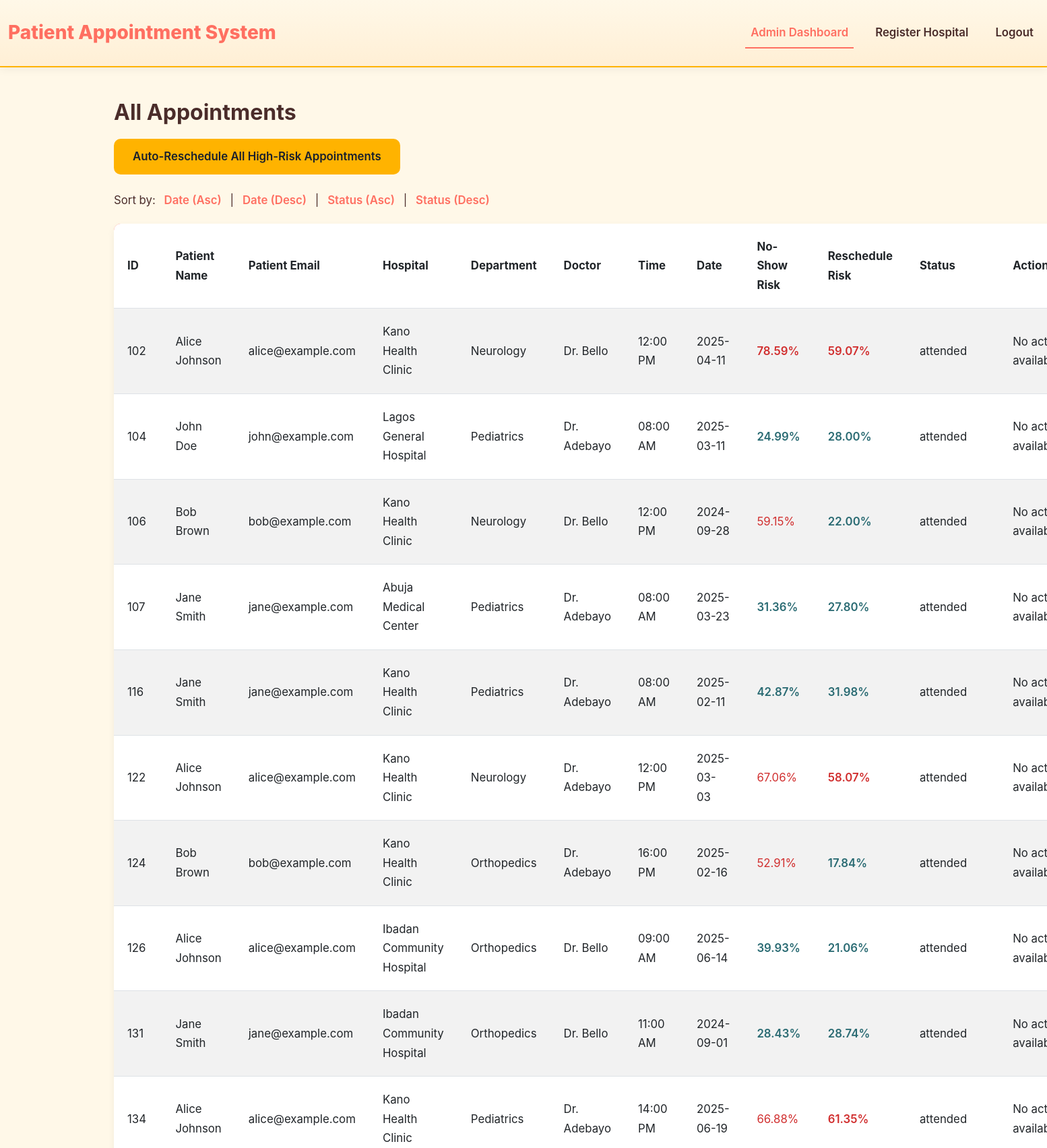
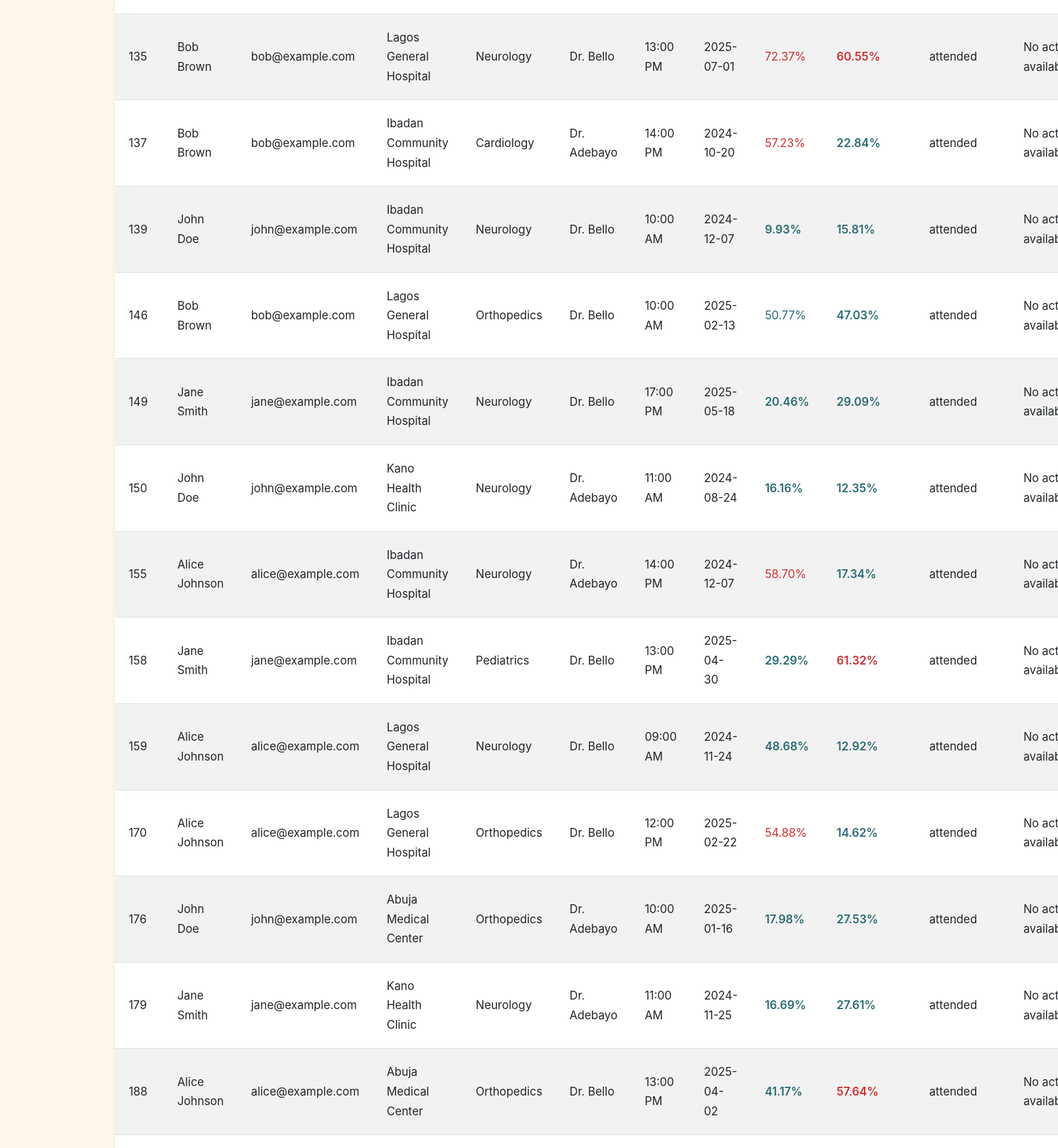
The page /admin?sort_by=status&sort_order=asc (signed in, upper part) on the database its author committed (2 pictures, top to bottom).
### tables this page shows
CREATE TABLE appointments 
                 (id INTEGER PRIMARY KEY AUTOINCREMENT, patient_id INTEGER, hospital_id INTEGER, department_id INTEGER, 
                  doctor_id INTEGER, slot_time TEXT, date TEXT, booking_date TEXT, no_show_prob REAL, reschedule_prob REAL, status TEXT,
                  FOREIGN KEY (patient_id) REFERENCES users(id),
                  FOREIGN KEY (hospital_id) REFERENCES hospitals(id),
                  FOREIGN KEY (department_id) REFERENCES departments(id),
                  FOREIGN KEY (doctor_id) REFERENCES doctors(id));

CREATE TABLE users 
                 (id INTEGER PRIMARY KEY AUTOINCREMENT, name TEXT, email TEXT UNIQUE, phone TEXT, password TEXT, role TEXT, age INTEGER);

CREATE TABLE hospitals 
                 (id INTEGER PRIMARY KEY AUTOINCREMENT, name TEXT, location TEXT);

CREATE TABLE departments 
                 (id INTEGER PRIMARY KEY AUTOINCREMENT, hospital_id INTEGER, name TEXT,
                  FOREIGN KEY (hospital_id) REFERENCES hospitals(id));

CREATE TABLE doctors 
                 (id INTEGER PRIMARY KEY AUTOINCREMENT, hospital_id INTEGER, department_id INTEGER, name TEXT, schedule TEXT, gender TEXT,
                  FOREIGN KEY (hospital_id) REFERENCES hospitals(id),
                  FOREIGN KEY (department_id) REFERENCES departments(id));

### app.py (the view)
@app.route('/admin')
@login_required('admin')
def admin_dashboard():
    sort_by = request.args.get('sort_by', 'date')
    sort_order = request.args.get('sort_order', 'desc')
    query = """
    SELECT a.id, u.name, u.email, h.name AS hospital_name, d.name AS department_name, doc.name AS doctor_name,
           a.slot_time, a.date, a.no_show_prob, a.reschedule_prob, a.status
    FROM appointments a
    JOIN users u ON a.patient_id = u.id
    JOIN hospitals h ON a.hospital_id = h.id
    JOIN departments d ON a.department_id = d.id
    JOIN doctors doc ON a.doctor_id = doc.id
    """
    if sort_by in ['date', 'status']:
        query += f" ORDER BY {sort_by} {'ASC' if sort_order == 'asc' else 'DESC'}"
    appointments = query_db(query)
    formatted_appointments = [
        [
            appt['id'], appt['name'], appt['email'], appt['hospital_name'], appt['department_name'],
            appt['doctor_name'], appt['slot_time'], appt['date'],
            f"{float(appt['no_show_prob']) if appt['no_show_prob'] is not None else 0.0:.2f}",
            f"{float(appt['reschedule_prob']) if appt['reschedule_prob'] is not None else 0.0:.2f}",
            appt['status']
        ]
        for appt in appointments
    ]
    return render_template('admin.html', appointments=formatted_appointments)

### app.py (called while the page is built)
def login_required(role=None):
    def wrapper(fn):
        @wraps(fn)
        def decorated_view(*args, **kwargs):
            if not session.get('user_id'):
                flash("Please log in to access this page.", "danger")
                return redirect(url_for('login'))
            if role and session.get('role') != role:
                flash("You do not have permission to access this page.", "danger")
                if session.get('role') == 'patient':
                    return redirect(url_for('patient_dashboard'))
                elif session.get('role') == 'admin':
                    return redirect(url_for('admin_dashboard'))
            return fn(*args, **kwargs)
        return decorated_view
    return wrapper

def get_sqlite_conn():
    conn = sqlite3.connect("database.db")
    conn.row_factory = sqlite3.Row
    return conn

def query_db(query, args=(), one=False, commit=False, return_id=False):
    conn = get_sqlite_conn()
    try:
        c = conn.cursor()
        c.execute(query, args)
        if commit:
            conn.commit()
            if return_id:
                return c.lastrowid
        else:
            rv = c.fetchall()
            if rv:
                columns = [desc[0] for desc in c.description]
                rv = [dict(zip(columns, row)) for row in rv]
                return rv[0] if one else rv
            return None if one else []
    except sqlite3.IntegrityError as e:
        if commit:
            conn.rollback()  # Roll back transaction on error
            raise e
        return None if one else []
    finally:
        conn.close()

### templates/admin.html (shortened to what this page needs)
<!DOCTYPE html>
<html lang="en">
<head>
    <link href="https://cdn.jsdelivr.net/npm/bootstrap@5.3.0/dist/css/bootstrap.min.css" rel="stylesheet">
    <link rel="stylesheet" href="{{ url_for('static', filename='css/style.css') }}">
</head>
<body>
    <nav class="navbar navbar-expand-lg">
        <div class="container-fluid">
            <a class="navbar-brand" href="{{ url_for('index') }}">Patient Appointment System</a>
            <div class="collapse navbar-collapse" id="navbarNav">
                <ul class="navbar-nav ms-auto">
                    <li class="nav-item">
                        <a class="nav-link {% if request.endpoint == 'admin_dashboard' %}active{% endif %}" href="{{ url_for('admin_dashboard') }}">Admin Dashboard</a>
                    </li>
                    <li class="nav-item">
                        <a class="nav-link {% if request.endpoint == 'hospital_register' %}active{% endif %}" href="{{ url_for('hospital_register') }}">Register Hospital</a>
                    </li>
                    <li class="nav-item">
                        <a class="nav-link" href="{{ url_for('logout') }}">Logout</a>
                    </li>
                </ul>
            </div>
        </div>
    </nav>
    <div class="container">
        <h2>All Appointments</h2>
        <form action="{{ url_for('auto_reschedule_all') }}" method="POST" class="mb-4">
            <button type="submit" class="btn btn-warning">Auto-Reschedule All High-Risk Appointments</button>
        </form>
        <p>Sort by:
            <a href="{{ url_for('admin_dashboard', sort_by='date', sort_order='asc') }}">Date (Asc)</a> |
            <a href="{{ url_for('admin_dashboard', sort_by='date', sort_order='desc') }}">Date (Desc)</a> |
            <a href="{{ url_for('admin_dashboard', sort_by='status', sort_order='asc') }}">Status (Asc)</a> |
            <a href="{{ url_for('admin_dashboard', sort_by='status', sort_order='desc') }}">Status (Desc)</a>
        </p>
        <table class="table table-striped">
            <thead>
                <tr>
                    <th>ID</th>
                    <th>Patient Name</th>
                    <th>Patient Email</th>
                    <th>Hospital</th>
                    <th>Department</th>
                    <th>Doctor</th>
                    <th>Time</th>
                    <th>Date</th>
                    <th>No-Show Risk</th>
                    <th>Reschedule Risk</th>
                    <th>Status</th>
                    <th>Actions</th>
                </tr>
            </thead>
            <tbody>
                {% for appt in appointments %}
                <tr>
                    <td>{{ appt[0] }}</td>
                    <td>{{ appt[1] }}</td>
                    <td>{{ appt[2] }}</td>
                    <td>{{ appt[3] }}</td>
                    <td>{{ appt[4] }}</td>
                    <td>{{ appt[5] }}</td>
                    <td>{{ appt[6] }}</td>
                    <td>{{ appt[7] }}</td>
                    <td{% if (appt[8] | float | default(0)) > 75 %} class="high-risk"{% elif (appt[8] | float | default(0)) <= 50 %} class="low-risk"{% endif %} style="color: {% if (appt[8] | float | default(0)) > 51 %}#d12f2f{% else %}#2a6b73{% endif %}">
                        {{ appt[8] | default('0.00') }}%
                    </td>
                    <td{% if (appt[9] | float | default(0)) > 55 %} class="high-risk"{% elif (appt[9] | float | default(0)) <= 55 %} class="low-risk"{% endif %} style="color: {% if (appt[9] | float | default(0)) > 55 %}#d12f2f{% else %}#2a6b73{% endif %}">
                        {{ appt[9] | default('0.00') }}%
                    </td>
                    <td>{{ appt[10] }}</td>
                    <td>
                        {% if appt[10] in ['scheduled', 'rescheduled'] %}
                            <div class="btn-container">
                                <form action="{{ url_for('mark_attended', appt_id=appt[0]) }}" method="POST" style="display:inline;">
                                    <button type="submit" class="btn btn-success btn-sm" title="Mark as Attended">Attended</button>
                                </form>
                                <form action="{{ url_for('reschedule', appt_id=appt[0]) }}" method="POST" style="display:inline;">
                                    <input type="date" name="date" required class="form-control d-inline-block">
                                    <input type="text" name="time" placeholder="e.g., 10:00 AM" required class="form-control d-inline-block">
                                    <button type="submit" class="btn btn-primary btn-sm" title="Reschedule Appointment">Reschedule</button>
                                </form>
                                <button class="btn btn-warning btn-sm auto-reschedule-btn" data-appt-id="{{ appt[0] }}" title="Auto-Reschedule Appointment">Auto</button>
                                <form action="{{ url_for('close_appt', appt_id=appt[0]) }}" method="POST" style="display:inline;">
                                    <button type="submit" class="btn btn-danger btn-sm" title="Close Appointment">Close</button>
                                </form>
                            </div>
                        {% else %}
                            <span>No actions available</span>
                        {% endif %}
                    </td>
                </tr>
                {% endfor %}
            </tbody>
        </table>
    </div>
</body>
</html>

### static/css/style.css (style rules this page uses)
* { margin: 0; padding: 0; box-sizing: border-box; }
body { font-family: 'Inter', -apple-system, BlinkMacSystemFont, 'Segoe UI', Roboto, sans-serif; line-height: 1.7; color: #4A2C2A; background-color: #FFF8E8; min-height: 100vh; }
h1, h2, h3, h4 { font-weight: 700; color: #4A2C2A; }
h2 { font-size: 2rem; margin-bottom: 1.25rem; }
p { margin-bottom: 1.25rem; font-size: 1.05rem; }
.navbar { background: linear-gradient(to bottom, #FFF8E8, #FFEFD5); box-shadow: 0 4px 12px rgba(0, 0, 0, 0.05); padding: 1.25rem 0; border-bottom: 2px solid #FFB300; }
.navbar-brand { font-size: 1.75rem; font-weight: 800; color: #FF6F61; transition: color 0.3s ease; }
.navbar-nav .nav-link { color: #4A2C2A; font-weight: 600; font-size: 1.05rem; margin-left: 1.5rem; transition: color 0.3s ease; }
.navbar-nav .nav-link.active { color: #FF6F61; border-bottom: 2px solid #FF6F61; }
.container { max-width: 1280px; margin: 3rem auto; padding: 0 2rem; background-color: #FFF8E8; border-radius: 10px; }
.btn { border-radius: 10px; padding: 0.875rem 1.75rem; font-weight: 600; font-size: 1.05rem; transition: all 0.3s ease; border: none; cursor: pointer; }
.btn-warning { background-color: #FFB300; color: #1a202c; }
.table td.high-risk { color: #d12f2f; font-weight: 600; }
.table td.low-risk { color: #2a6b73; font-weight: 600; }
.table { background-color: #FFF8E8; border-radius: 10px; overflow: hidden; box-shadow: 0 4px 12px rgba(0, 0, 0, 0.05); margin-bottom: 2rem; }
.table th, .table td { padding: 1.25rem; vertical-align: middle; font-size: 1.05rem; }
.table thead { background-color: #FF6F61; color: #ffffff; }
.table-striped tbody tr { background-color: #FFF8E8; }
.table-striped tbody tr:nth-of-type(odd) { background-color: #FFEFD5; }
p a { color: #FF6F61; text-decoration: none; font-weight: 600; margin: 0 8px; transition: color 0.3s ease; }

### rows shown on the page
appointments: id "102", name "Alice Johnson", email "alice@example.com", name "Kano Health Clinic", name "Neurology", name "Dr. Bello", slot_time "12:00 PM", date "2025-04-11", no_show_prob "78.59", reschedule_prob "59.07", status "attended", shows "No…"
appointments: id "104", name "John Doe", email "john@example.com", name "Lagos General Hospital", name "Pediatrics", name "Dr. Adebayo", slot_time "08:00 AM", date "2025-03-11", no_show_prob "24.99", reschedule_prob "28.00", status "attended", shows "No…"
appointments: id "106", name "Bob Brown", email "bob@example.com", name "Kano Health Clinic", name "Neurology", name "Dr. Bello", slot_time "12:00 PM", date "2024-09-28", no_show_prob "59.15", reschedule_prob "22.00", status "attended", shows "No…"
appointments: id "107", name "Jane Smith", email "jane@example.com", name "Abuja Medical Center", name "Pediatrics", name "Dr. Adebayo", slot_time "08:00 AM", date "2025-03-23", no_show_prob "31.36", reschedule_prob "27.80", status "attended", shows "No…"
appointments: id "116", name "Jane Smith", email "jane@example.com", name "Kano Health Clinic", name "Pediatrics", name "Dr. Adebayo", slot_time "08:00 AM", date "2025-02-11", no_show_prob "42.87", reschedule_prob "31.98", status "attended", shows "No…"
appointments: id "122", name "Alice Johnson", email "alice@example.com", name "Kano Health Clinic", name "Neurology", name "Dr. Adebayo", slot_time "12:00 PM", date "2025-03-03", no_show_prob "67.06", reschedule_prob "58.07", status "attended", shows "No…"
appointments: id "124", name "Bob Brown", email "bob@example.com", name "Kano Health Clinic", name "Orthopedics", name "Dr. Adebayo", slot_time "16:00 PM", date "2025-02-16", no_show_prob "52.91", reschedule_prob "17.84", status "attended", shows "No…"
appointments: id "126", name "Alice Johnson", email "alice@example.com", name "Ibadan Community Hospital", name "Orthopedics", name "Dr. Bello", slot_time "09:00 AM", date "2025-06-14", no_show_prob "39.93", reschedule_prob "21.06", status "attended", shows "No…"
appointments: id "131", name "Jane Smith", email "jane@example.com", name "Ibadan Community Hospital", name "Orthopedics", name "Dr. Bello", slot_time "11:00 AM", date "2024-09-01", no_show_prob "28.43", reschedule_prob "28.74", status "attended", shows "No…"
appointments: id "134", name "Alice Johnson", email "alice@example.com", name "Kano Health Clinic", name "Pediatrics", name "Dr. Adebayo", slot_time "14:00 PM", date "2025-06-19", no_show_prob "66.88", reschedule_prob "61.35", status "attended", shows "No…"
appointments: id "135", name "Bob Brown", email "bob@example.com", name "Lagos General Hospital", name "Neurology", name "Dr. Bello", slot_time "13:00 PM", date "2025-07-01", no_show_prob "72.37", reschedule_prob "60.55", status "attended", shows "No…"
appointments: id "137", name "Bob Brown", email "bob@example.com", name "Ibadan Community Hospital", name "Cardiology", name "Dr. Adebayo", slot_time "14:00 PM", date "2024-10-20", no_show_prob "57.23", reschedule_prob "22.84", status "attended", shows "No…"
appointments: id "139", name "John Doe", email "john@example.com", name "Ibadan Community Hospital", name "Neurology", name "Dr. Bello", slot_time "10:00 AM", date "2024-12-07", no_show_prob "9.93", reschedule_prob "15.81", status "attended", shows "No…"
appointments: id "146", name "Bob Brown", email "bob@example.com", name "Lagos General Hospital", name "Orthopedics", name "Dr. Bello", slot_time "10:00 AM", date "2025-02-13", no_show_prob "50.77", reschedule_prob "47.03", status "attended", shows "No…"
appointments: id "149", name "Jane Smith", email "jane@example.com", name "Ibadan Community Hospital", name "Neurology", name "Dr. Bello", slot_time "17:00 PM", date "2025-05-18", no_show_prob "20.46", reschedule_prob "29.09", status "attended", shows "No…"
appointments: id "150", name "John Doe", email "john@example.com", name "Kano Health Clinic", name "Neurology", name "Dr. Adebayo", slot_time "11:00 AM", date "2024-08-24", no_show_prob "16.16", reschedule_prob "12.35", status "attended", shows "No…"
appointments: id "155", name "Alice Johnson", email "alice@example.com", name "Ibadan Community Hospital", name "Neurology", name "Dr. Adebayo", slot_time "14:00 PM", date "2024-12-07", no_show_prob "58.70", reschedule_prob "17.34", status "attended", shows "No…"
appointments: id "158", name "Jane Smith", email "jane@example.com", name "Ibadan Community Hospital", name "Pediatrics", name "Dr. Bello", slot_time "13:00 PM", date "2025-04-30", no_show_prob "29.29", reschedule_prob "61.32", status "attended", shows "No…"
appointments: id "159", name "Alice Johnson", email "alice@example.com", name "Lagos General Hospital", name "Neurology", name "Dr. Bello", slot_time "09:00 AM", date "2024-11-24", no_show_prob "48.68", reschedule_prob "12.92", status "attended", shows "No…"
appointments: id "170", name "Alice Johnson", email "alice@example.com", name "Lagos General Hospital", name "Orthopedics", name "Dr. Bello", slot_time "12:00 PM", date "2025-02-22", no_show_prob "54.88", reschedule_prob "14.62", status "attended", shows "No…"
appointments: id "176", name "John Doe", email "john@example.com", name "Abuja Medical Center", name "Orthopedics", name "Dr. Adebayo", slot_time "10:00 AM", date "2025-01-16", no_show_prob "17.98", reschedule_prob "27.53", status "attended", shows "No…"
appointments: id "179", name "Jane Smith", email "jane@example.com", name "Kano Health Clinic", name "Neurology", name "Dr. Adebayo", slot_time "11:00 AM", date "2024-11-25", no_show_prob "16.69", reschedule_prob "27.61", status "attended", shows "No…"
appointments: id "188", name "Alice Johnson", email "alice@example.com", name "Abuja Medical Center", name "Orthopedics", name "Dr. Bello", slot_time "13:00 PM", date "2025-04-02", no_show_prob "41.17", reschedule_prob "57.64", status "attended", shows "No…"
